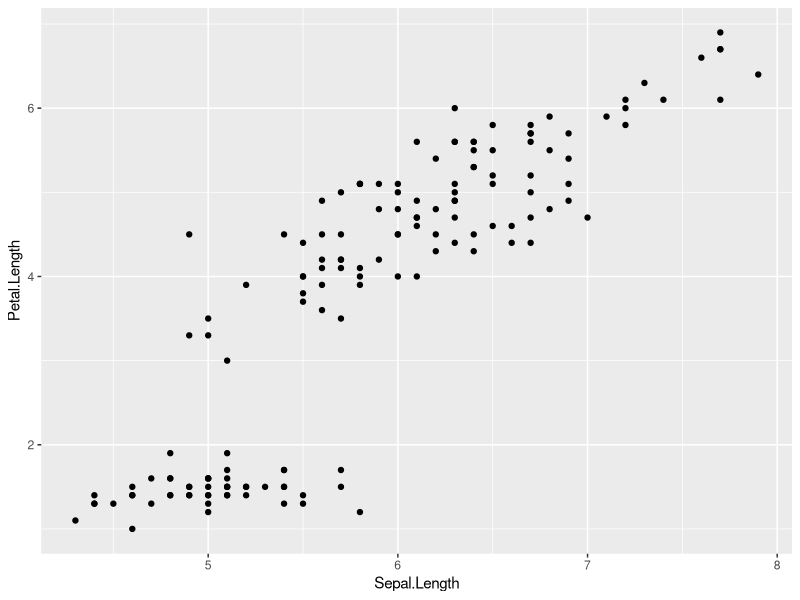

Write the R code that produced this figure.
## ---- chunk 1
knitr::opts_chunk$set(echo = TRUE)
## ---- chunk 2
summary(iris)
## ---- chunk 3
library(tidyverse)
library(ggplot2)
## ---- chunk 4
ggplot(data=iris,mapping=aes(x=Sepal.Length,y=Petal.Length))+
  geom_point(mapping=aes(x=Sepal.Length,y=Petal.Length))
## ---- chunk 5
student <- c('Anthony','Alexandre')
salary <- c(12, 500000)
lol <- data.frame(student, salary, stringsAsFactors=FALSE)
## ---- chunk 6
lol
